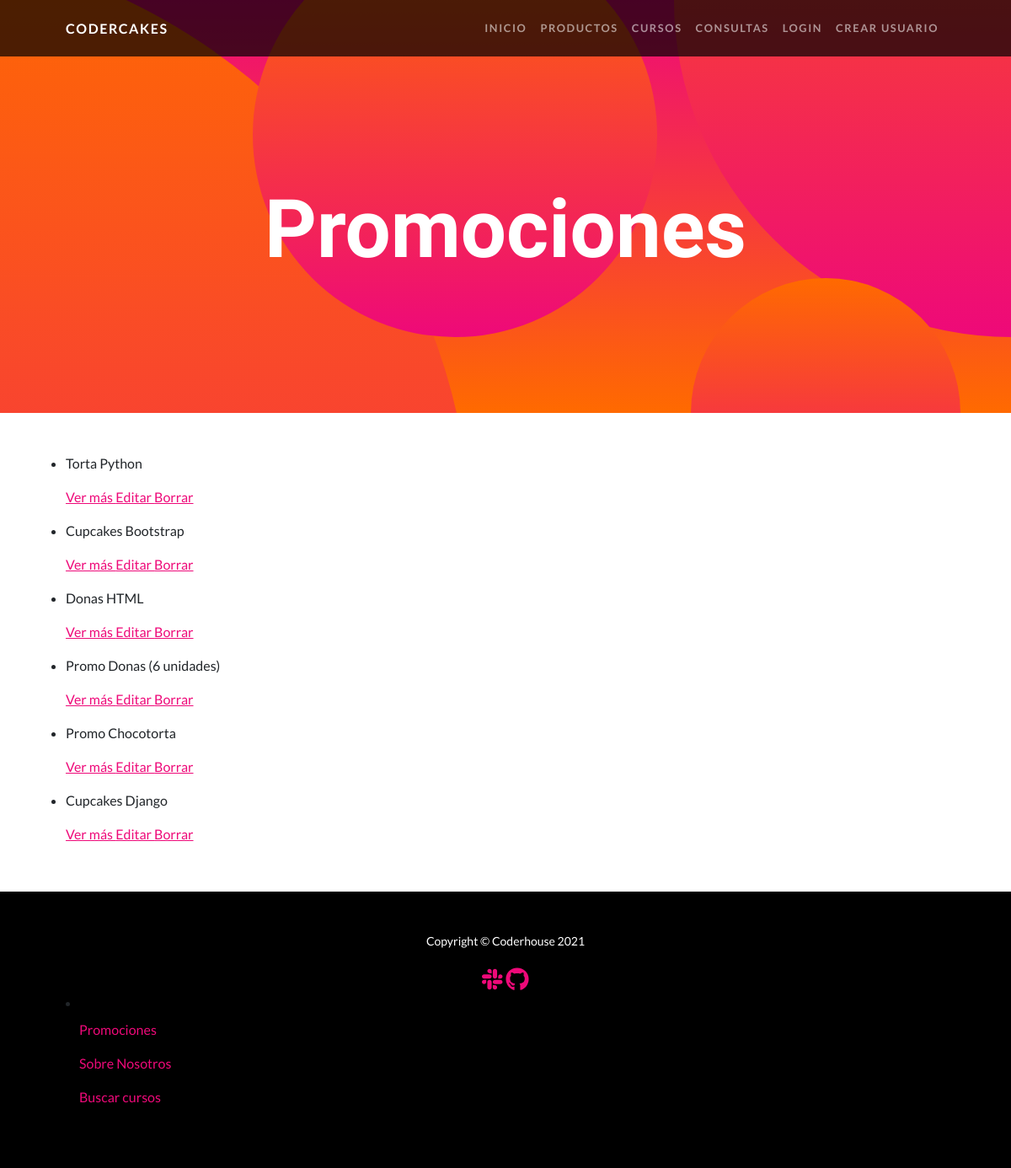
Page /AppCoder/producto/list on the earlier database version.
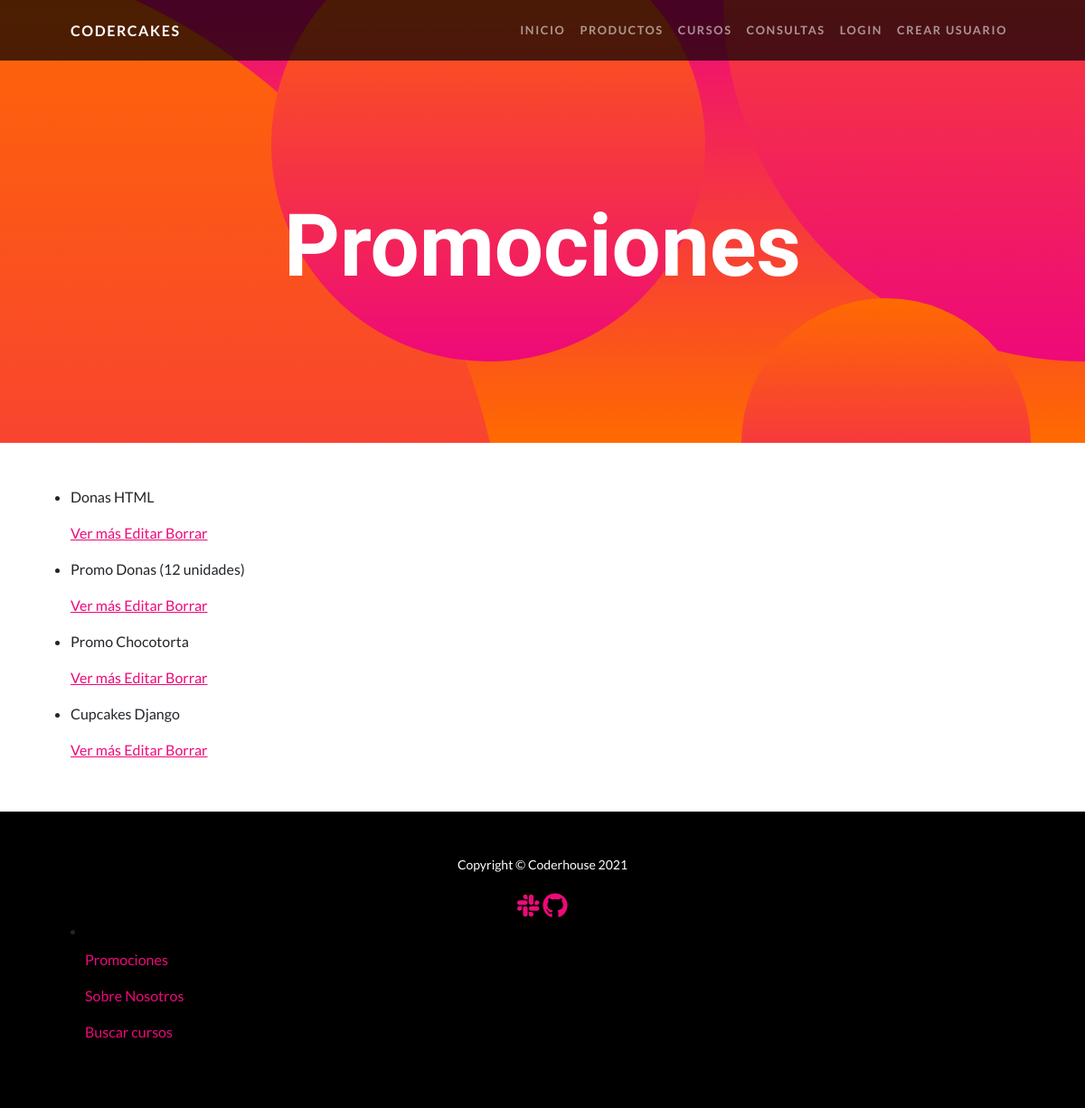
Same page on the later database version.
### AppCoder/models.py (models this page shows, shortened)
class Productos(models.Model):
    nombreProd = models.CharField(max_length=40)
    precio = models.IntegerField()

### AppCoder/views.py (the view)
# urls.py: path('producto/list', views.ProductoList.as_view(), name='List'),
class ProductoList(ListView):
    model = Productos
    template_name= "AppCoder/productos_list.html"

### AppCoder/templates/AppCoder/productos_list.html
{% extends "AppCoder/padre.html" %}
{% load static %}
{% block contenido %}
<header class="masthead text-center text-white">
    <div class="masthead-content">
        <div class="container px-5">
            <h1 class="masthead-heading mb-0">Promociones</h1>
        </div>
    </div>
    <div class="bg-circle-1 bg-circle"></div>
    <div class="bg-circle-2 bg-circle"></div>
    <div class="bg-circle-3 bg-circle"></div>
    <div class="bg-circle-4 bg-circle"></div>
</header>
        <section id="scroll">
            <div class="container px-5">
            <br><br>
                <div class="row gx-5 align-items-center">
                        <ul>
                            {% for producto in object_list %}
                                <li>
                                    <p> {{ producto.nombreProd }} </p>
                                    <p>
                                        <a href=" {% url 'Detail' producto.id %} "> Ver más </a>
                                        <a href=" {% url 'Edit' producto.id %} "> Editar </a>
                                        <a href=" {% url 'Delete' producto.id %} "> Borrar </a>
                                    </p>
                                </li>
                            {% endfor %}
                        </ul>
                </div>
                <br>
            </div>
        </section>
{% endblock %}

### AppCoder/templates/AppCoder/padre.html (shortened to what this page needs)
<!DOCTYPE html>
<html lang="en">
    <head>
        {% load static %}
        <link href="{% static 'AppCoder/css/styles.css' %}" rel="stylesheet" />
    </head>
    <body id="page-top">
        <nav class="navbar navbar-expand-lg navbar-dark navbar-custom fixed-top">
            <div class="container px-5">
                <a class="navbar-brand" href="#page-top">CoderCakes</a>
                <div class="collapse navbar-collapse" id="navbarResponsive">
                    <ul class="navbar-nav ms-auto">
                        <li class="nav-item"><a class="nav-link" href="inicio">Inicio</a></li>
                        <li class="nav-item"><a class="nav-link" href="productos">Productos</a></li>
                        <li class="nav-item"><a class="nav-link" href="cursos">Cursos</a></li>
                        <li class="nav-item"><a class="nav-link" href="consultasFormulario">Consultas</a></li>
                        <li class="nav-item"><a class="nav-link" href="login">Login</a></li>
                        <li class="nav-item"><a class="nav-link" href="register">Crear usuario</a></li>
                    </ul>
                </div>
            </div>
        </nav>
        {% block contenido %}
        {% endblock %}
        <footer class="py-5 bg-black">
            <div class="container px-5">
                <p class="m-0 text-center text-white small">Copyright &copy; Coderhouse 2021
                    <br><br>
                    <a href="https://app.slack.com/client/T02FYJW6U"><i class="fab fa-slack fa-2x"></i></a>
                    <a href="https://github.com/sofibernz/Entrega_Final_Python.git"><i class="fab fa-github fa-2x"></i></a>
                    <li class="nav-item">
                        <a class="nav-link" href="producto/list">Promociones</a>
                        <a class="nav-link" href="sobreNosotros">Sobre Nosotros</a>
                        <a class="nav-link" href="busquedaCurso">Buscar cursos</a>
                    </li>
                </p>
            </div>
        </footer>
    </body>
</html>

Differences in the rows shown:
removed Productos: nombreProd "Torta Python"
removed Productos: nombreProd "Cupcakes Bootstrap"
changed Productos: nombreProd "Promo Donas (6 unidades)" → "Promo Donas (12 unidades)"
